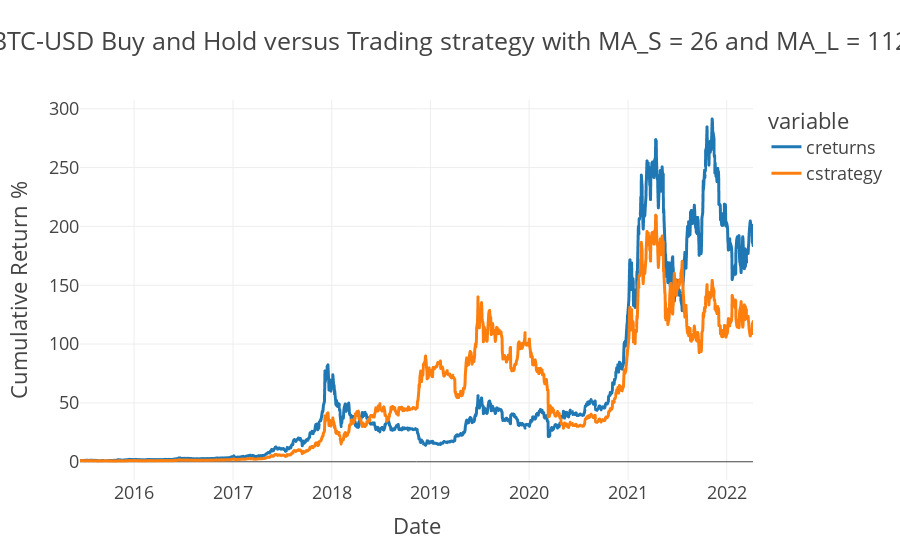

Notebook code for this chart:
### Code cell
opti_btc.plot_results()

### Figure 1 — Plotly figure (JSON) as saved in the notebook; plotly's stock layout.template omitted (floating-point values rounded to 4 significant figures; data arrays with more than 128 entries replaced by an {"elided": "..."} marker saying what was removed)
{"data": [{"hovertemplate": "variable=creturns<br>Date=%{x}<br>Cumulative Return %=%{y}<extra></extra>", "legendgroup": "creturns", "line": {"color": "#1F77B4", "dash": "solid"}, "marker": {"symbol": "circle"}, "mode": "lines", "name": "creturns", "showlegend": true, "type": "scattergl", "x": {"elided": "1719 str values"}, "xaxis": "x", "y": {"elided": "1719 float values"}, "yaxis": "y"}, {"hovertemplate": "variable=cstrategy<br>Date=%{x}<br>Cumulative Return %=%{y}<extra></extra>", "legendgroup": "cstrategy", "line": {"color": "#FF7F0E", "dash": "solid"}, "marker": {"symbol": "circle"}, "mode": "lines", "name": "cstrategy", "showlegend": true, "type": "scattergl", "x": {"elided": "1719 str values"}, "xaxis": "x", "y": {"elided": "1719 float values"}, "yaxis": "y"}], "layout": {"legend": {"title": {"text": "variable"}, "tracegroupgap": 0}, "title": {"text": "BTC-USD Buy and Hold versus Trading strategy with MA_S = 26 and MA_L = 112"}, "xaxis": {"anchor": "y", "domain": [0, 1], "title": {"text": "Date"}}, "yaxis": {"anchor": "x", "domain": [0, 1], "title": {"text": "Cumulative Return %"}}}}
